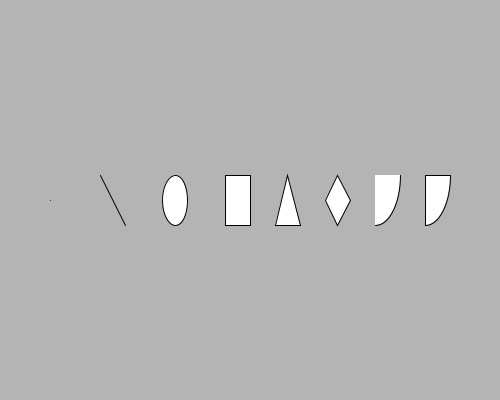
Frame 1 (no input)
Frame 60 (the mouse pressed at the canvas centre just before this capture): identical to frame 1, image omitted
Frame 120 (the mouse held since frame 60 and released just before this capture): identical to frame 1, image omitted

The Processing sketch that drew this single still picture (run headless with seeded random() and noise(); from frame 60 on, the mouse is pressed at the canvas centre):

// Processing sketch: Drawing_02
// ── Drawing_02.pde
// 02. Drawing
// Sam Sheffield (hello@samsheffield.com)
// Introduction to Processing's various 2D shape primitive functions

void setup(){ 
	size(500, 400); // Size of window with the arguments: (width, height)
}

void draw(){
	// Add this to wipe the screen each loop of draw()
	background(180); // Fill the screen with light grey

	// Coordinates begin at top left corner. The horizontal axis is x and vertical axis is y. Coordinates are always pixels.

	// This function draws a single point and takes 2 arguments: (x, y)
	point(50, 200);

	// Line function draws a line between two sets of coordinates: (x1, y1, x2, y2)
	line(100, 175, 125, 225);

	// Ellipse function takes four arguments: (x, y, width, height). By default, it is positioned from its center point.
	ellipse(175, 200, 25, 50);

	// Rectangle function takes the same four arguments as ellipse(). By default, it is positioned from its top left corner.
	rect(225, 175, 25, 50);

	// Triangle triangle(x1, y1, x2, y2, x3, y3)
	triangle(275, 225, 287.5, 175, 300, 225);

	// This function draws a 4 sided polygon using 4 pairs of coordinates as arguments: (x1, y1, x2, y2, x3, y3, x4, y4)
	quad(325, 200, 337.5, 175, 350, 200, 337.5, 225);

	// Arc function creates a portion of an ellipse with these arguments: (x, y, width, height, start angle, stop angle). Angles are given in radians.
	arc(375, 175, 50, 100, 0, HALF_PI);

	// An extra argument changes the way the shape is drawn. See reference for options
	arc(425, 175, 50, 100, 0, HALF_PI, PIE);

}
